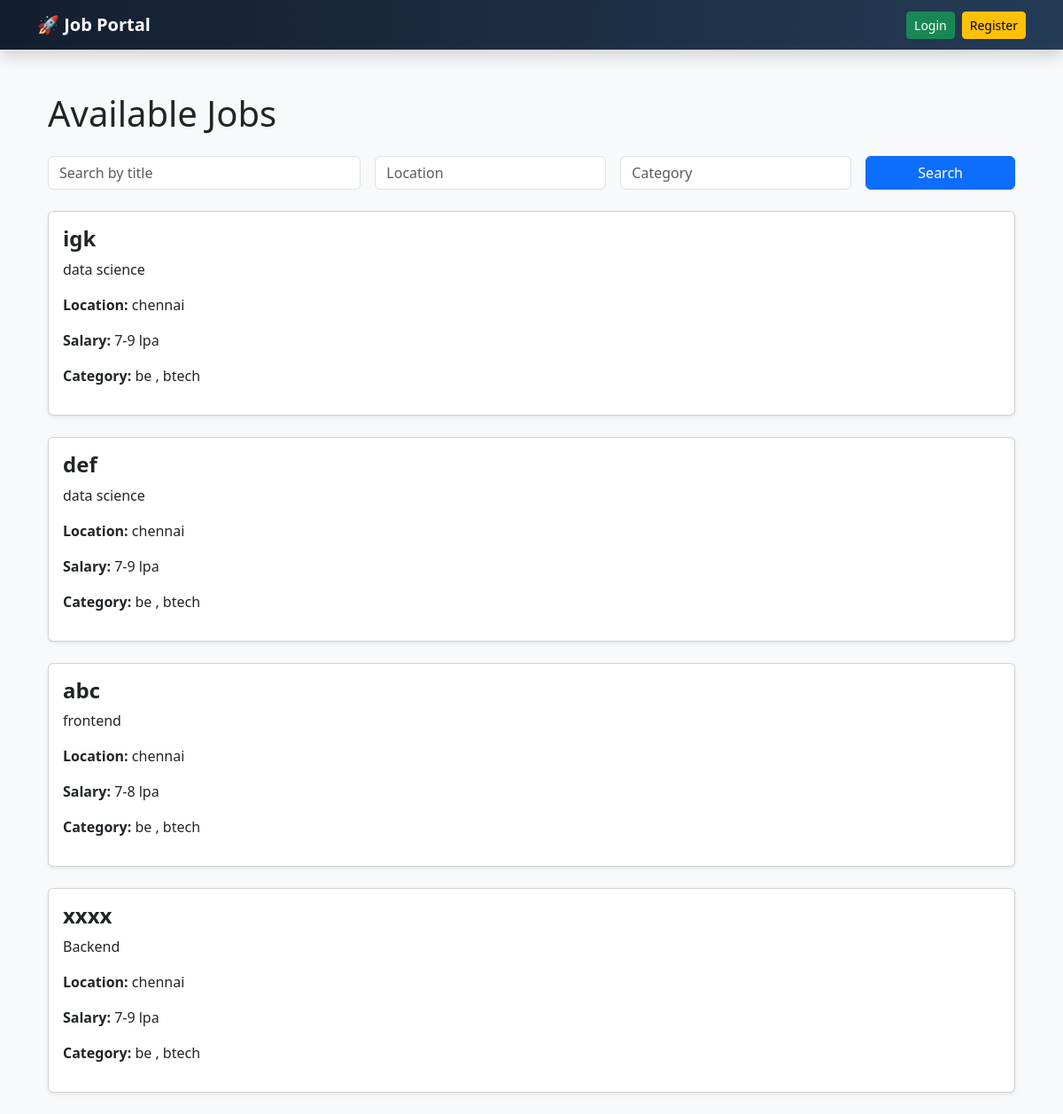
Page /jobs on the committed database.
### models.py (models this page shows)
class Job(db.Model):
    id = db.Column(db.Integer, primary_key=True)
    title = db.Column(db.String(200))
    description = db.Column(db.Text)
    salary = db.Column(db.String(50))
    location = db.Column(db.String(100))
    category = db.Column(db.String(100))
    employer_id = db.Column(db.Integer, db.ForeignKey('user.id'))
    date_posted = db.Column(db.DateTime, default=datetime.utcnow)

### app.py (the view)
@app.route('/jobs')
def jobs():
    search = request.args.get("search")
    location = request.args.get("location")
    category = request.args.get("category")
    query = Job.query
    if search:
        query = query.filter(Job.title.contains(search))
    if location:
        query = query.filter(Job.location.contains(location))
    if category:
        query = query.filter(Job.category.contains(category))
    jobs = query.order_by(Job.date_posted.desc()).all()
    return render_template("jobs.html", jobs=jobs)

### templates/jobs.html (shortened to what this page needs)
{% extends 'base.html' %}
{% block content %}
<div class="container mt-5">
    <h1 class="mb-4">Available Jobs</h1>
    <form method="GET" action="/jobs" class="row g-3 mb-4">
        <div class="col-md-4">
            <input type="text"
                   name="search"
                   class="form-control"
                   placeholder="Search by title"
                   value="{{ request.args.get('search', '') }}">
        </div>
        <div class="col-md-3">
            <input type="text"
                   name="location"
                   class="form-control"
                   placeholder="Location"
                   value="{{ request.args.get('location', '') }}">
        </div>
        <div class="col-md-3">
            <input type="text"
                   name="category"
                   class="form-control"
                   placeholder="Category"
                   value="{{ request.args.get('category', '') }}">
        </div>
        <div class="col-md-2">
            <button class="btn btn-primary w-100">
                Search
            </button>
        </div>
    </form>
    {% if jobs %}
        {% for job in jobs %}
            <div class="card mb-4 shadow-sm">
                <div class="card-body">
                    <h4 class="fw-bold">{{ job.title }}</h4>
                    <p>{{ job.description }}</p>
                    <p><strong>Location:</strong> {{ job.location }}</p>
                    <p><strong>Salary:</strong> {{ job.salary }}</p>
                    <p><strong>Category:</strong> {{ job.category }}</p>
                </div>
            </div>
        {% endfor %}
    {% else %}
        <div class="alert alert-info">
            No jobs found.
        </div>
    {% endif %}
</div>
{% endblock %}

### templates/base.html (style rules this page uses)
body { transition: 0.3s ease; }

### rows in the picture
Job: title "igk", description "data science", location "chennai", salary "7-9 lpa", category "be , btech"
Job: title "def", description "data science", location "chennai", salary "7-9 lpa", category "be , btech"
Job: title "abc", description "frontend", location "chennai", salary "7-8 lpa", category "be , btech"
Job: title "xxxx", description "Backend", location "chennai", salary "7-9 lpa", category "be , btech"
